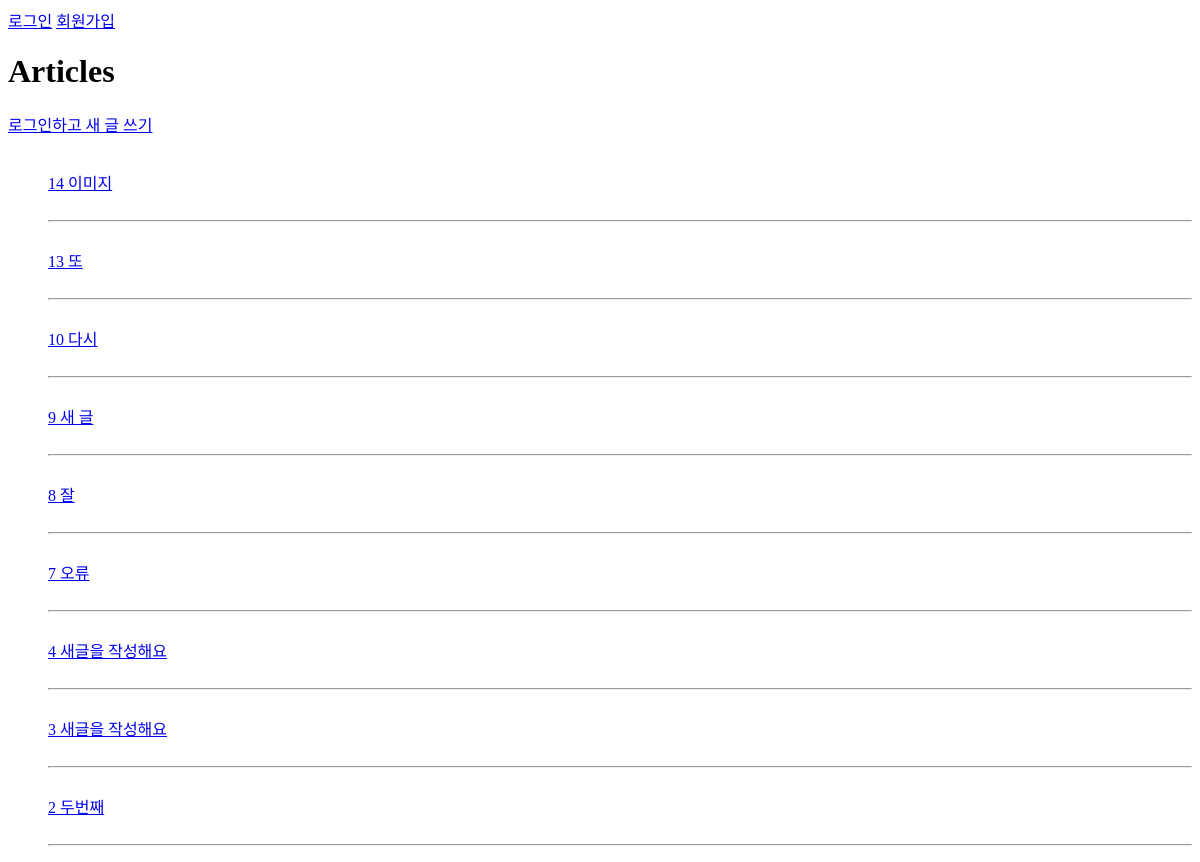
The page /articles/ on the database as committed earlier.
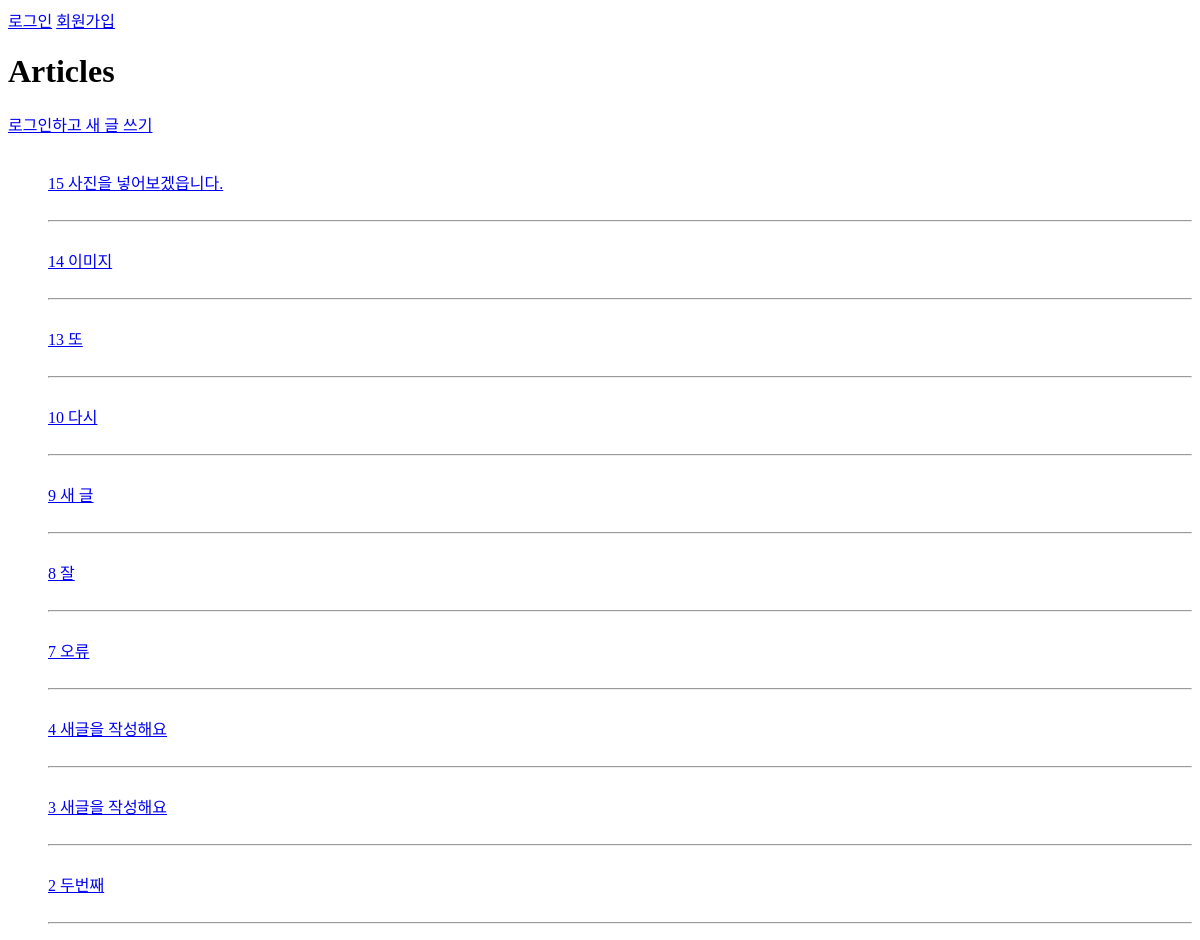
The same page on the database as committed later.
### articles/models.py (models this page shows, shortened)
class Article(models.Model):
    title = models.CharField(max_length=50)
    content = models.TextField()
    created_at = models.DateTimeField(auto_now_add=True)
    updated_at = models.DateTimeField(auto_now=True)
    image = models.ImageField(upload_to="images/", blank=True)

### articles/views.py (the view)
# urls.py: path("", views.articles, name="articles"),
def articles(request):
    articles = Article.objects.all().order_by("-id")
    context = {
        "articles": articles,
    }
    return render(request, "articles/articles.html", context)

### articles/templates/articles/articles.html (shortened to what this page needs)
{% extends 'base.html' %}
{%block content%}
<h1>Articles</h1>
{% if request.user.is_authenticated %}
    <a href="{%url 'articles:create'%}">새 글 쓰기</a>
{% else %}
    <a href="{% url 'accounts:login' %}">로그인하고 새 글 쓰기</a>
    {% endif %}
<ul>
    {%for article in articles %}
    <a href="{% url 'articles:article_detail' article.id %}">
        <br>
        <div>{{article.id}}
        {{article.title}}</div>
        <br>
    </a>
    <hr>
    {% endfor %}
</ul>
{%endblock%}

### templates/base.html (shortened to what this page needs)
{%load static %}
<!DOCTYPE html>
<html lang="en">
<head>
    <link rel="stylesheet" href="{% static 'css/style.css' %}" >
</head>
<body>
    <div class="navbar">
        {% if request.user.is_authenticated %}
        <h3>안녕, {{user}}!</h3>
    <form action="{%url 'accounts:logout' %}" method="POST">
        {% csrf_token %}
        <input type="submit" value="로그아웃">
    </form>
    <a href="{% url 'accounts:update' %}">회원정보수정</a>
    <form action="{%url 'accounts:delete' %}" method="POST">
        {% csrf_token %}
        <input type="submit" value="회원탈퇴">
    </form>
    {% else %}
    <a href="{% url 'accounts:login'%}">로그인</a>
    <a href="{% url 'accounts:signup' %}">회원가입</a>
    {% endif %}
    </div>
    <div class="container">
        {% block content %}
    {% endblock content %}
</div>
</body>
</html>

Rows that differ between the two databases and show on the page:
added Article: id "15", title "사진을 넣어보겠읍니다."
